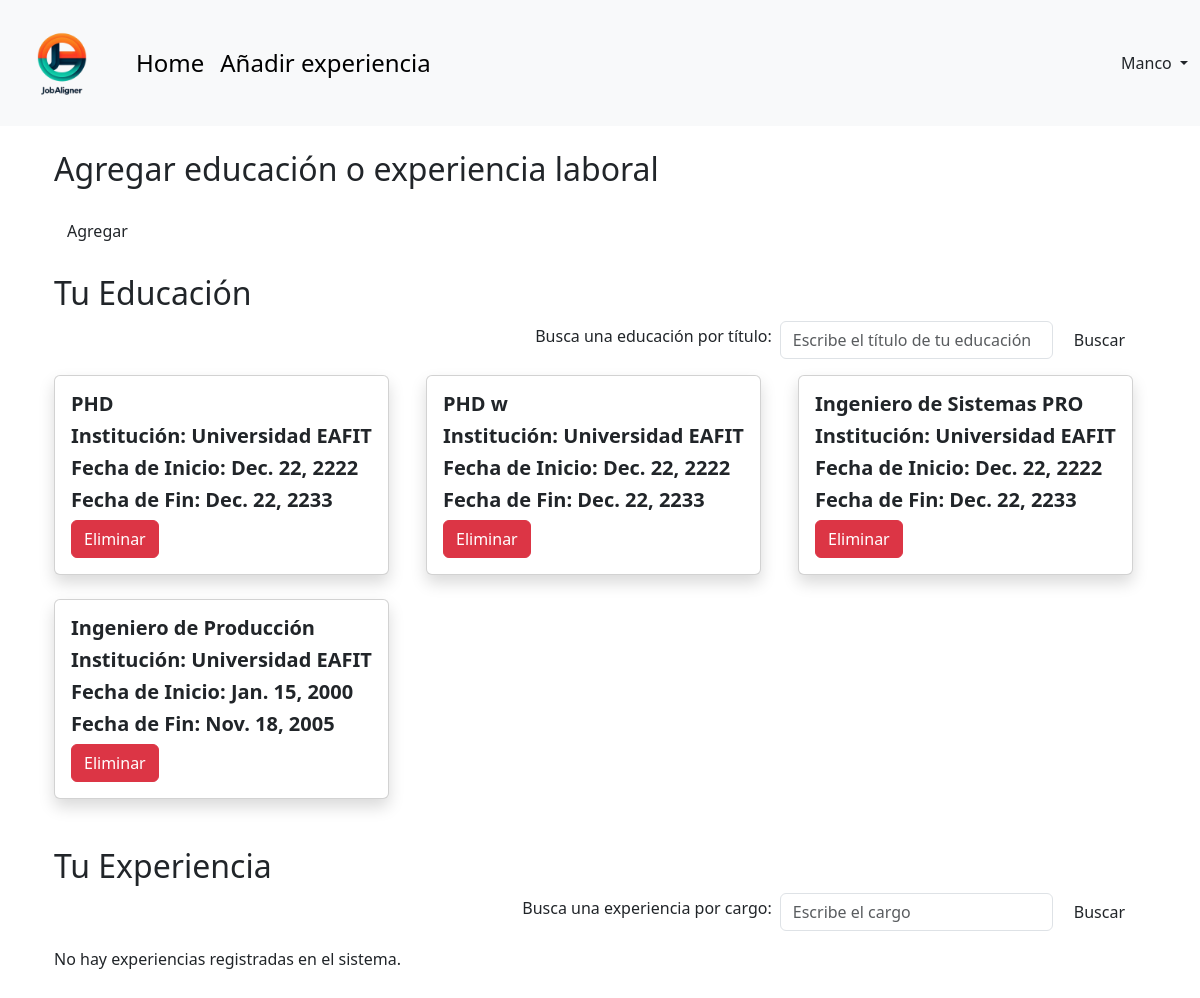
/account/updateAccount/ (signed in), run on an earlier commit of the app's database.
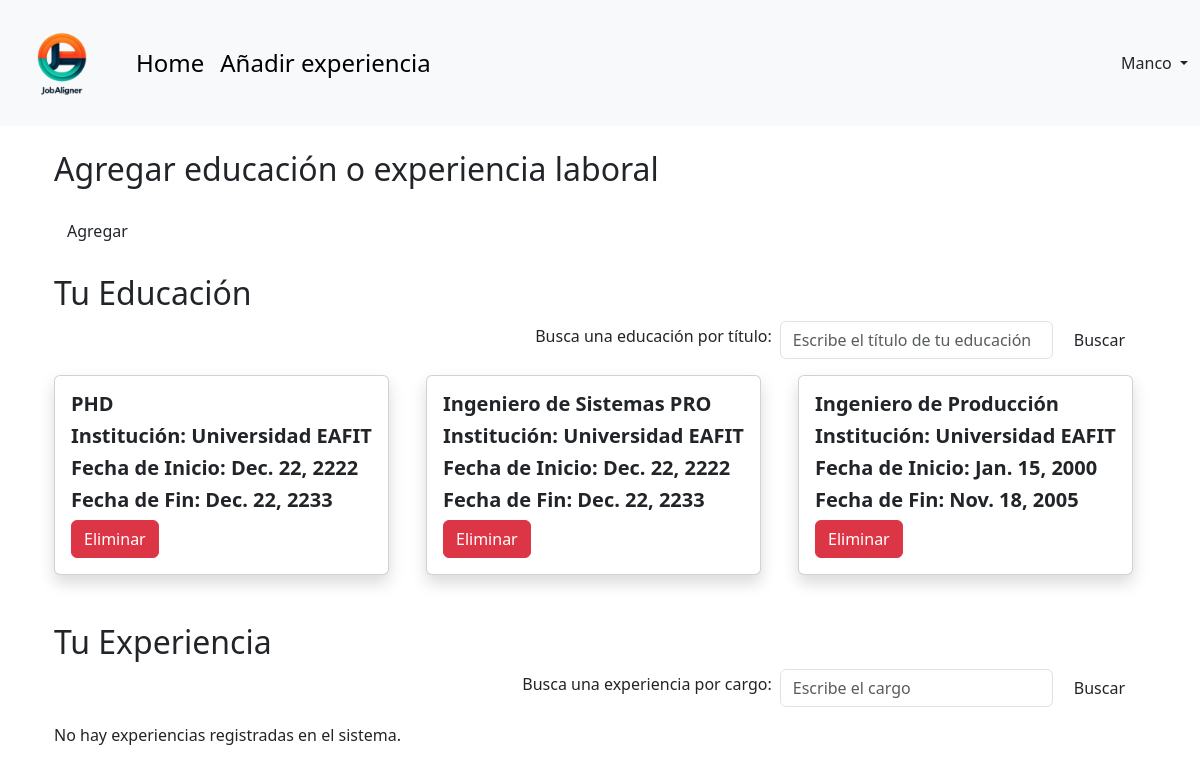
And on a later commit of the database.
### Accounting/models.py (models this page shows)
class Education(models.Model):
    user = models.ForeignKey(User, on_delete=models.CASCADE, related_name='educations')
    degree = models.CharField(max_length=100)
    institution = models.CharField(max_length=200)
    start_date = models.DateField()
    end_date = models.DateField(blank=True, null=True)
    achievements = models.TextField(blank=True)

### Accounting/views.py (the view)
# urls.py: path('updateAccount/', views.updateAccount, name='updateAccount'),
@login_required
def updateAccount(request):
    user = request.user  # Django's user
    user_profile = User.objects.get(user=user) # Our user
    searchTerm = request.GET.get('searchEducation')
    if searchTerm:
        educations = Education.objects.filter(degree__icontains = searchTerm, user = user_profile)
    else:
        educations = Education.objects.filter(user = user_profile)
    searchTerm2 = request.GET.get('searchExperience')
    if searchTerm2:
        experiences = WorkExperience.objects.filter(role__icontains = searchTerm2, user = user_profile)
    else:
        experiences = WorkExperience.objects.filter(user = user_profile)
    return render(request, 'update.html', {'educations': educations, 'experiences': experiences})

### Accounting/templates/update.html (shortened to what this page needs)
{% extends 'base.html' %}
{% block content %}
<head>
    <link href="https://cdn.jsdelivr.net/npm/bootstrap@5.3.3/dist/css/bootstrap.min.css" rel="stylesheet">
</head>
<body>
<div class="container">
    <br>
    <h2>Agregar educación o experiencia laboral</h2>
    <a class="btn btn-classic mt-3" href="{% url 'experience' %}" role="button">Agregar</a>
    <br>
    <br>
    <h2>Tu Educación</h2>
    <form action="">
        <div class="mb-2 d-flex align-items-center justify-content-end">
            <label for="searchEducation" class="form-label mx-2">Busca una educación por título:</label>
            <input type="text" class="form-control  w-25" name="searchEducation" placeholder="Escribe el título de tu educación"/>
            <button type="submit" class="btn btn-classic mx-2 mb-0">Buscar</button>
        </div>
    </form>
    <div class="row row-cols-1 row-cols-md-3 g-4">
        {% for education in educations %}
        <div class="col d-flex align-items-stretch">
            <div class="card product_card shadow">
                <div class="card-body">
                    <h5 class="card-name fw-bold"> {{ education.degree }}</h5>
                    <h5 class="card-company fw-bold"> Institución: {{ education.institution }}</h5>
                    <h5 class="card-location fw-bold"> Fecha de Inicio: {{ education.start_date }}</h5>
                    {% if education.end_date %}
                        <h5 class="card-location fw-bold"> Fecha de Fin: {{ education.end_date }}</h5>
                    {% endif %}
                    <button type="button" class="btn btn-danger me-2" data-bs-toggle="modal" data-bs-target="#deleteModalEducation{{ education.id }}">
                        Eliminar
                    </button>
                </div>
            </div>
        </div>
        {% endfor %}
    </div>
    <br>
    <br>
    <h2>Tu Experiencia</h2>
    <form action="">
        <div class="mb-2 d-flex align-items-center justify-content-end">
            <label for="searchExperience" class="form-label mx-2">Busca una experiencia por cargo:</label>
            <input type="text" class="form-control  w-25" name="searchEducation" placeholder="Escribe el cargo"/>
            <button type="submit" class="btn btn-classic mx-2 mb-0">Buscar</button>
        </div>
    </form>
    <div class="row row-cols-1 row-cols-md-3 g-4">
        {% if not experiences %}
            <p class="text">No hay experiencias registradas en el sistema.</p>
        {% endif %}
    </div>
    <br>
</div>
</body>
{% endblock content %}

What changed in the data, as far as the page shows it:
removed Education: degree "PHD w", institution "Universidad EAFIT", start_date "Dec. 22, 2222", end_date "Dec. 22, 2233"
